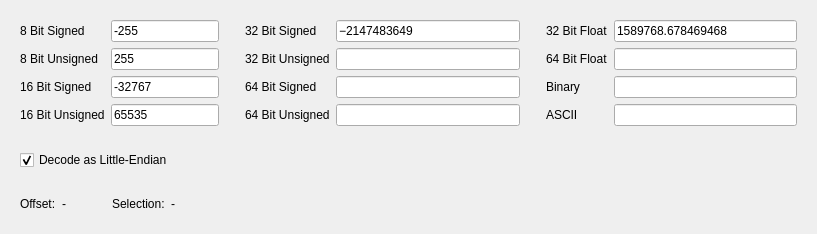
<?xml version="1.0" encoding="UTF-8"?>
<ui version="4.0">
 <class>HexEditorDecoder</class>
 <widget class="QWidget" name="HexEditorDecoder">
  <property name="geometry">
   <rect>
    <x>0</x>
    <y>0</y>
    <width>817</width>
    <height>188</height>
   </rect>
  </property>
  <property name="windowTitle">
   <string notr="true"/>
  </property>
  <layout class="QVBoxLayout" name="verticalLayout">
   <item>
    <widget class="QWidget" name="widget" native="true">
     <layout class="QGridLayout" name="gridLayout" columnstretch="0,0,0,0,0,0,0,0">
      <item row="2" column="1">
       <widget class="FixedSizeLineEdit" name="signed16Field">
        <property name="sizePolicy">
         <sizepolicy hsizetype="Expanding" vsizetype="Fixed">
          <horstretch>0</horstretch>
          <verstretch>0</verstretch>
         </sizepolicy>
        </property>
        <property name="text">
         <string>-32767</string>
        </property>
       </widget>
      </item>
      <item row="1" column="7">
       <widget class="FixedSizeLineEdit" name="float64Field">
        <property name="sizePolicy">
         <sizepolicy hsizetype="Expanding" vsizetype="Fixed">
          <horstretch>1</horstretch>
          <verstretch>0</verstretch>
         </sizepolicy>
        </property>
       </widget>
      </item>
      <item row="3" column="6">
       <widget class="QLabel" name="label_12">
        <property name="text">
         <string>ASCII</string>
        </property>
       </widget>
      </item>
      <item row="2" column="4">
       <widget class="FixedSizeLineEdit" name="signed64Field">
        <property name="sizePolicy">
         <sizepolicy hsizetype="Expanding" vsizetype="Fixed">
          <horstretch>1</horstretch>
          <verstretch>0</verstretch>
         </sizepolicy>
        </property>
       </widget>
      </item>
      <item row="3" column="1">
       <widget class="FixedSizeLineEdit" name="unsigned16Field">
        <property name="sizePolicy">
         <sizepolicy hsizetype="Expanding" vsizetype="Fixed">
          <horstretch>0</horstretch>
          <verstretch>0</verstretch>
         </sizepolicy>
        </property>
        <property name="text">
         <string>65535</string>
        </property>
       </widget>
      </item>
      <item row="3" column="4">
       <widget class="FixedSizeLineEdit" name="unsigned64Field">
        <property name="sizePolicy">
         <sizepolicy hsizetype="Expanding" vsizetype="Fixed">
          <horstretch>1</horstretch>
          <verstretch>0</verstretch>
         </sizepolicy>
        </property>
       </widget>
      </item>
      <item row="0" column="2">
       <spacer name="horizontalSpacer">
        <property name="orientation">
         <enum>Qt::Horizontal</enum>
        </property>
        <property name="sizeType">
         <enum>QSizePolicy::Fixed</enum>
        </property>
        <property name="sizeHint" stdset="0">
         <size>
          <width>20</width>
          <height>20</height>
         </size>
        </property>
       </spacer>
      </item>
      <item row="3" column="3">
       <widget class="QLabel" name="label_10">
        <property name="text">
         <string>64 Bit Unsigned</string>
        </property>
       </widget>
      </item>
      <item row="3" column="0">
       <widget class="QLabel" name="label_4">
        <property name="text">
         <string>16 Bit Unsigned</string>
        </property>
       </widget>
      </item>
      <item row="1" column="0">
       <widget class="QLabel" name="label_2">
        <property name="text">
         <string>8 Bit Unsigned</string>
        </property>
       </widget>
      </item>
      <item row="1" column="3">
       <widget class="QLabel" name="label_6">
        <property name="text">
         <string>32 Bit Unsigned</string>
        </property>
       </widget>
      </item>
      <item row="2" column="7">
       <widget class="FixedSizeLineEdit" name="binaryField">
        <property name="sizePolicy">
         <sizepolicy hsizetype="Expanding" vsizetype="Fixed">
          <horstretch>1</horstretch>
          <verstretch>0</verstretch>
         </sizepolicy>
        </property>
       </widget>
      </item>
      <item row="0" column="7">
       <widget class="FixedSizeLineEdit" name="float32Field">
        <property name="sizePolicy">
         <sizepolicy hsizetype="Expanding" vsizetype="Fixed">
          <horstretch>1</horstretch>
          <verstretch>0</verstretch>
         </sizepolicy>
        </property>
        <property name="text">
         <string>1589768.678469468</string>
        </property>
       </widget>
      </item>
      <item row="1" column="1">
       <widget class="FixedSizeLineEdit" name="unsigned8Field">
        <property name="sizePolicy">
         <sizepolicy hsizetype="Expanding" vsizetype="Fixed">
          <horstretch>0</horstretch>
          <verstretch>0</verstretch>
         </sizepolicy>
        </property>
        <property name="text">
         <string>255</string>
        </property>
       </widget>
      </item>
      <item row="0" column="0">
       <widget class="QLabel" name="label">
        <property name="text">
         <string>8 Bit Signed</string>
        </property>
       </widget>
      </item>
      <item row="0" column="1">
       <widget class="FixedSizeLineEdit" name="signed8Field">
        <property name="sizePolicy">
         <sizepolicy hsizetype="Expanding" vsizetype="Fixed">
          <horstretch>0</horstretch>
          <verstretch>0</verstretch>
         </sizepolicy>
        </property>
        <property name="text">
         <string>-255</string>
        </property>
       </widget>
      </item>
      <item row="2" column="0">
       <widget class="QLabel" name="label_3">
        <property name="text">
         <string>16 Bit Signed</string>
        </property>
       </widget>
      </item>
      <item row="3" column="7">
       <widget class="FixedSizeLineEdit" name="asciiField">
        <property name="sizePolicy">
         <sizepolicy hsizetype="Expanding" vsizetype="Fixed">
          <horstretch>1</horstretch>
          <verstretch>0</verstretch>
         </sizepolicy>
        </property>
        <property name="readOnly">
         <bool>true</bool>
        </property>
       </widget>
      </item>
      <item row="1" column="6">
       <widget class="QLabel" name="label_8">
        <property name="text">
         <string>64 Bit Float</string>
        </property>
       </widget>
      </item>
      <item row="1" column="4">
       <widget class="FixedSizeLineEdit" name="unsigned32Field">
        <property name="sizePolicy">
         <sizepolicy hsizetype="Expanding" vsizetype="Fixed">
          <horstretch>1</horstretch>
          <verstretch>0</verstretch>
         </sizepolicy>
        </property>
       </widget>
      </item>
      <item row="2" column="6">
       <widget class="QLabel" name="label_11">
        <property name="text">
         <string>Binary</string>
        </property>
       </widget>
      </item>
      <item row="0" column="4">
       <widget class="FixedSizeLineEdit" name="signed32Field">
        <property name="sizePolicy">
         <sizepolicy hsizetype="Expanding" vsizetype="Fixed">
          <horstretch>1</horstretch>
          <verstretch>0</verstretch>
         </sizepolicy>
        </property>
        <property name="text">
         <string>−2147483649</string>
        </property>
       </widget>
      </item>
      <item row="0" column="3">
       <widget class="QLabel" name="label_5">
        <property name="text">
         <string>32 Bit Signed</string>
        </property>
       </widget>
      </item>
      <item row="0" column="6">
       <widget class="QLabel" name="label_7">
        <property name="text">
         <string>32 Bit Float</string>
        </property>
       </widget>
      </item>
      <item row="2" column="3">
       <widget class="QLabel" name="label_9">
        <property name="text">
         <string>64 Bit Signed</string>
        </property>
       </widget>
      </item>
      <item row="0" column="5">
       <spacer name="horizontalSpacer_2">
        <property name="orientation">
         <enum>Qt::Horizontal</enum>
        </property>
        <property name="sizeType">
         <enum>QSizePolicy::Fixed</enum>
        </property>
        <property name="sizeHint" stdset="0">
         <size>
          <width>20</width>
          <height>20</height>
         </size>
        </property>
       </spacer>
      </item>
     </layout>
    </widget>
   </item>
   <item>
    <widget class="QWidget" name="widget_2" native="true">
     <layout class="QHBoxLayout" name="horizontalLayout">
      <item>
       <widget class="QCheckBox" name="littleEndianBox">
        <property name="text">
         <string>Decode as Little-Endian</string>
        </property>
        <property name="checked">
         <bool>true</bool>
        </property>
       </widget>
      </item>
     </layout>
    </widget>
   </item>
   <item>
    <widget class="QWidget" name="widget_3" native="true">
     <layout class="QHBoxLayout" name="horizontalLayout_2" stretch="0,0,0,0,1">
      <item>
       <widget class="QLabel" name="label_13">
        <property name="text">
         <string>Offset:</string>
        </property>
       </widget>
      </item>
      <item>
       <widget class="QLabel" name="offsetLabel">
        <property name="text">
         <string notr="true">-</string>
        </property>
       </widget>
      </item>
      <item>
       <spacer name="horizontalSpacer_3">
        <property name="orientation">
         <enum>Qt::Horizontal</enum>
        </property>
        <property name="sizeType">
         <enum>QSizePolicy::Fixed</enum>
        </property>
        <property name="sizeHint" stdset="0">
         <size>
          <width>40</width>
          <height>20</height>
         </size>
        </property>
       </spacer>
      </item>
      <item>
       <widget class="QLabel" name="label_15">
        <property name="text">
         <string>Selection:</string>
        </property>
       </widget>
      </item>
      <item>
       <widget class="QLabel" name="selectionLabel">
        <property name="text">
         <string notr="true">-</string>
        </property>
       </widget>
      </item>
     </layout>
    </widget>
   </item>
  </layout>
 </widget>
 <customwidgets>
  <customwidget>
   <class>FixedSizeLineEdit</class>
   <extends>QLineEdit</extends>
   <header location="global">FixedSizeLineEdit.h</header>
  </customwidget>
 </customwidgets>
 <resources/>
 <connections/>
</ui>
